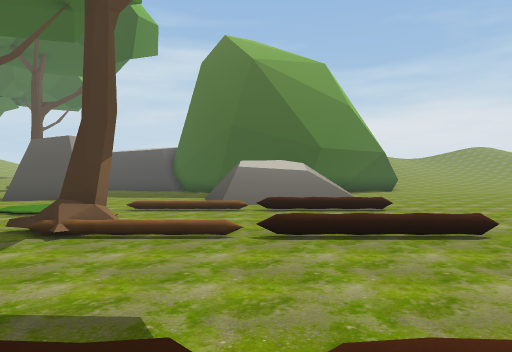
View 1 (above)

18 first-person views from a walk through a Unity game level. The camera is 1.5 m above the floor, looks level and sees 70° across. The floor is counted in squares, 2 m on a side. Each view is taken from the middle of a square. On the plan, view 1 faces up. The plan holds only what a view shows up to about 11 squares ahead; the rest is blank. The place goes on beyond the plan. Some animated figures are not drawn.

View 2
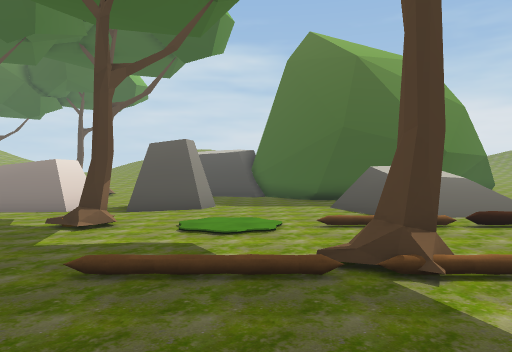

View 3
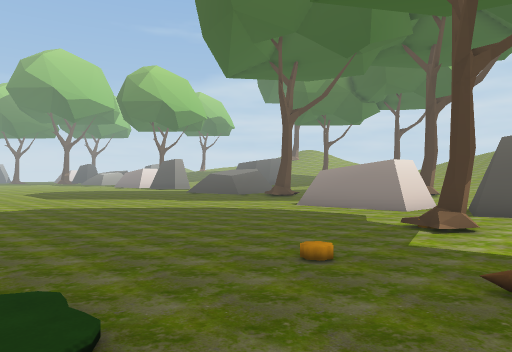

View 4
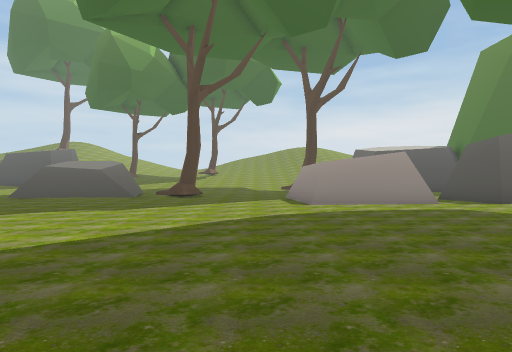

View 5
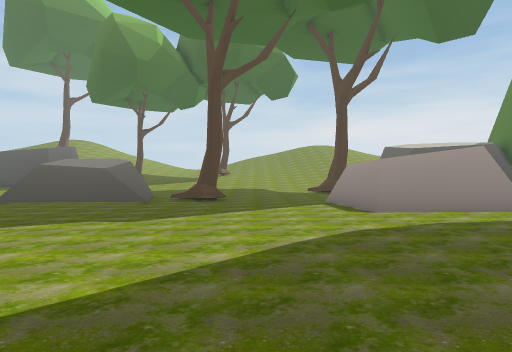

View 6
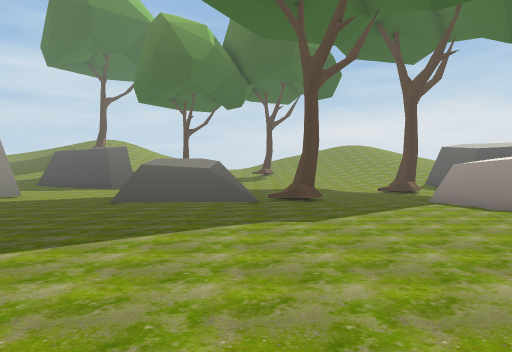

View 7
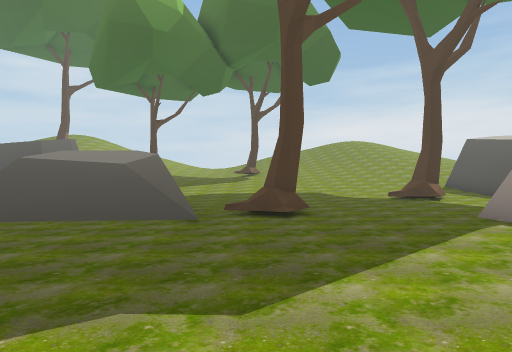

View 8
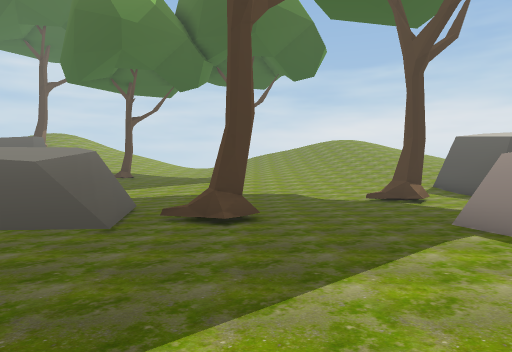

View 9
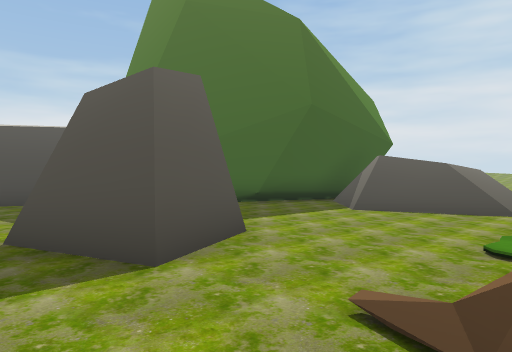

View 10
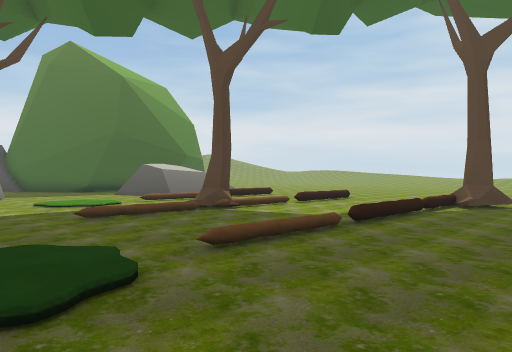

View 11
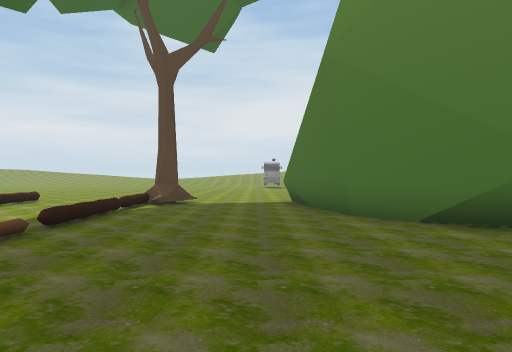

View 12
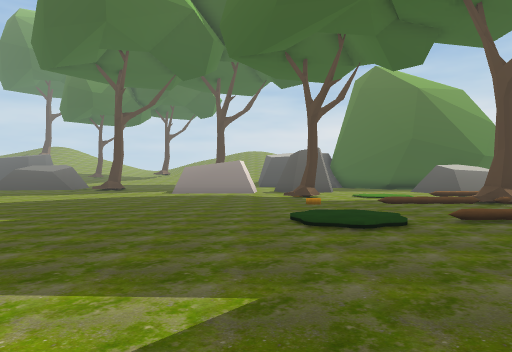

View 13
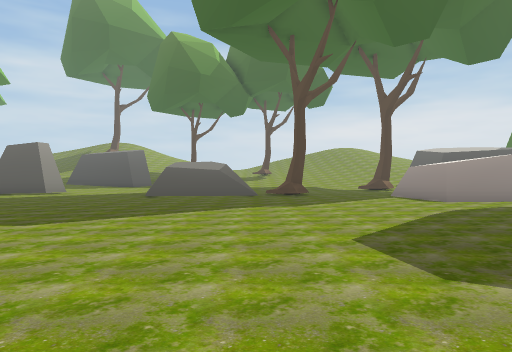

View 14
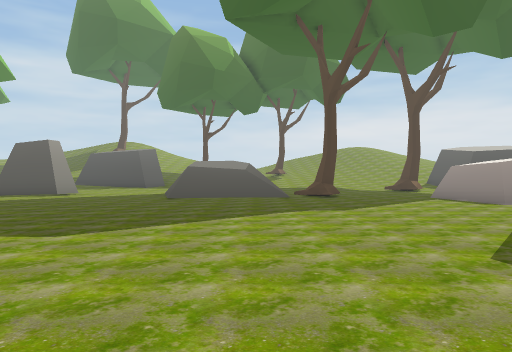

View 15
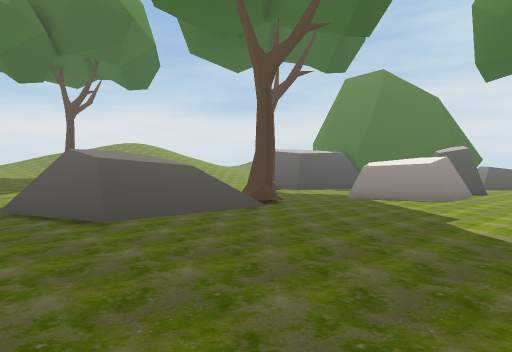

View 16
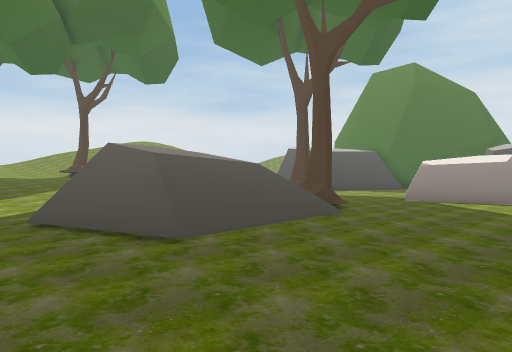

View 17
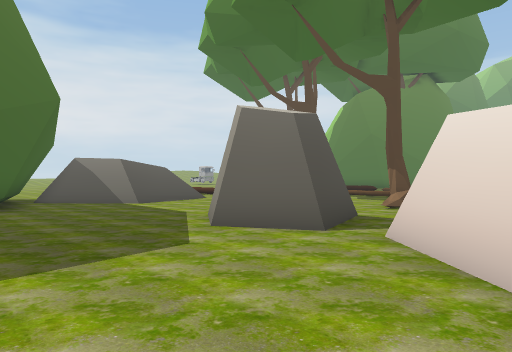

View 18
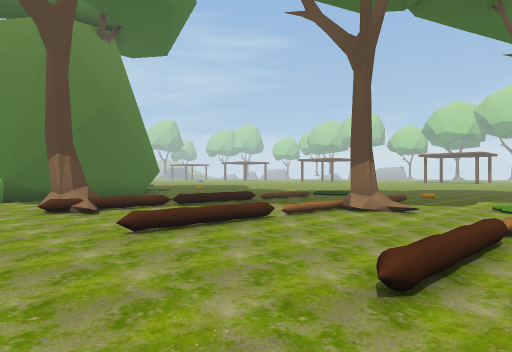

### Floor plan
Key: @ floor where view 1 was taken; # wall or solid block; . main floor; : floor 0.25 m higher than the main floor; + floor 0.5 m higher than the main floor; / step, stairs or slope; = window, fence, low wall or low ledge; v drop or lower ground; O other object.
Columns run from 24 left of view 1 to 7 right of it. Each row starts with its distance up from view 1.
 22   //
 21   //
 20   ::
 19   .. .. ....#+.  ##
 18   .  .. .......  .
 17  ..  .. ..........
 16  .  v#. ..............##
 15  .#//#.................###
 14 ..#////#....# ...........##
 13 ..=///=.....###..##....###
 12 ............# #####....#/
 11 ............####.#.....=/// ....
 10 .......................=/// ....
  9 ...................//..........
  8 ................:O.::////==....
  7 ...................//.........
  6  .............................
  5   ...................:#......
  4    ......................==..
  3    ..........................
  2     ..... ......//...........
  1      .    ......::////==.=#..
  0       .    .....//......@.#.
 -1             ................
 -2              ...............
 -3              .............##
 -4                   .....####
 -5                .    ..##

Positions as (right, up) in squares from view 1, and headings:
1: (0, 0), facing up
2: (-4, 1), facing up
3: (-5, 1), facing up-left
4: (-14, 1), facing up
5: (-15, 3), facing up
6: (-18, 3), facing up
7: (-17, 7), facing up
8: (-16, 8), facing up
9: (-9, 8), facing up-right
10: (-8, -2), facing up-right
11: (-8, -2), facing right
12: (-9, -5), facing up
13: (-18, 0), facing up
14: (-19, 1), facing up
15: (-24, 7), facing up-right
16: (-24, 9), facing up-right
17: (-11, 17), facing down-right
18: (5, 9), facing down-left
